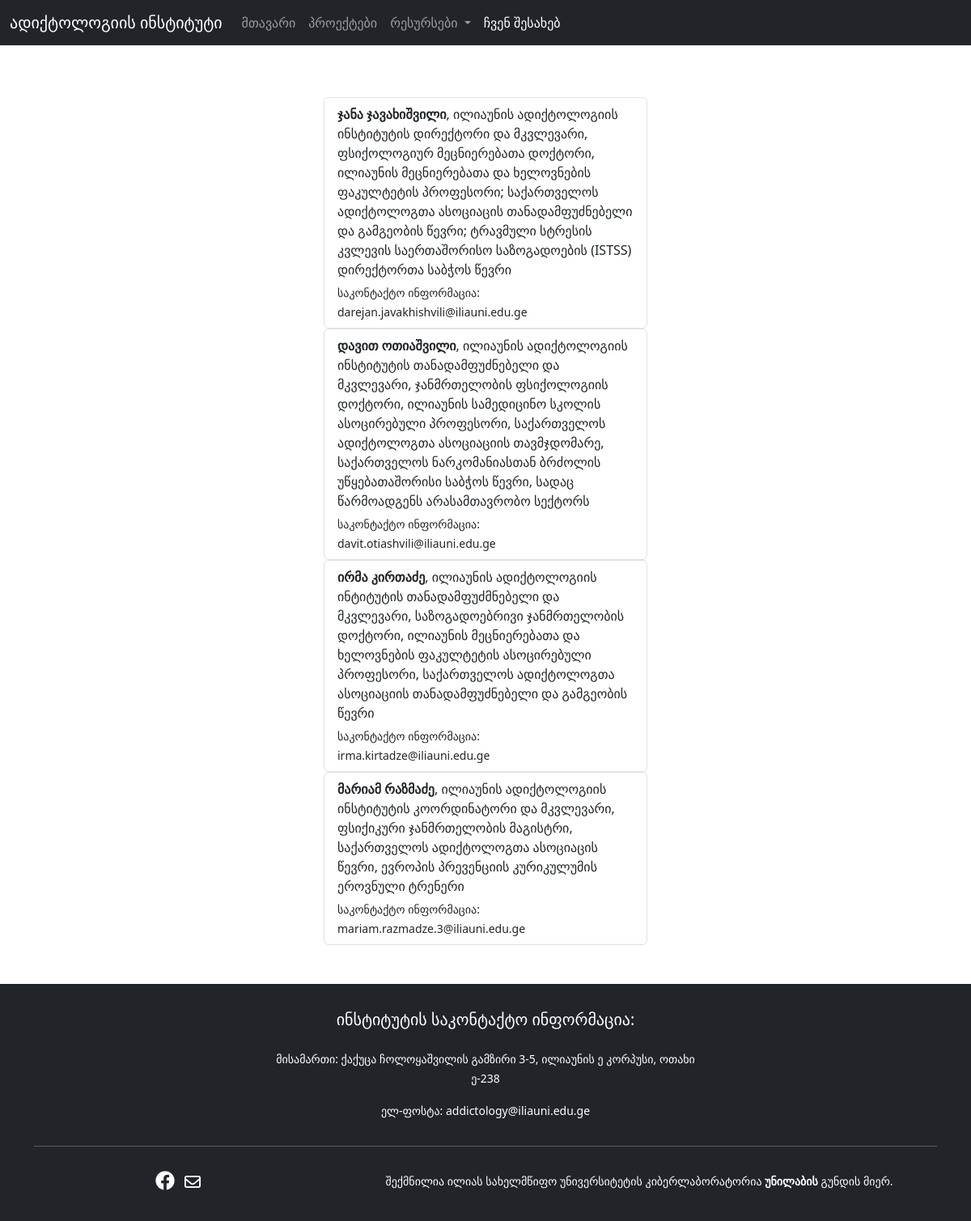
/about, run on the app's committed database.
### addiction/models/staff.py (models this page shows, shortened)
class Staff(BaseModel):
    __tablename__ = 'staff_members'
    id=db.Column(db.Integer, primary_key=True)
    name=db.Column(db.String)
    email=db.Column(db.String)
    position=db.Column(db.String)

### addiction/views/main/routes.py (the view)
@main_blueprint.route("/about")
def about():
    staff=Staff.query.all()
    return render_template("main/about.html", staff=staff, name_dict=name_dict)

### addiction/templates/main/about.html (shortened to what this page needs)
{%extends "layouts/base.html"%}
{%block content%}
<div class="d-flex justify-content-center mt-5 mb-5">
  <div class="col-md-5 col-lg-4 mt-3">
    {%for member in staff%}
<div class="list-group">
  <a href="#" class="list-group-item list-group-item-action" aria-current="true">
    <p class="mb-1"><strong>{{member.name}}</strong>,  {{member.position}}</p>
    <small>საკონტაქტო ინფორმაცია: {{member.email}}  </small>
  </a>
</div>
{%endfor%}
</div>
</div>
{%endblock%}

### data on the page
Staff: name "ჯანა ჯავახიშვილი", position "ილიაუნის ადიქტოლოგიის ინსტიტუტის დირექტორი და მკვლევარი, ფსიქოლოგიურ მეცნიერებათა დოქტორი, ილიაუნის მეცნიერებათა და ხელოვნების ფაკულტეტის პროფესორი; საქართველოს ადიქტოლოგთა ასოციაცის თანადამფუძნებელი და გამგეობის წევრი; ტრავმული სტრესის კვლევის საერთაშორისო საზოგადოების (ISTSS) დირექტორთა საბჭოს წევრი", email "darejan.javakhishvili@iliauni.edu.ge"
Staff: name "დავით ოთიაშვილი", position "ილიაუნის ადიქტოლოგიის ინსტიტუტის თანადამფუძნებელი და მკვლევარი, ჯანმრთელობის ფსიქოლოგიის დოქტორი, ილიაუნის სამედიცინო სკოლის ასოცირებული პროფესორი, საქართველოს ადიქტოლოგთა ასოციაციის თავმჯდომარე, საქართველოს ნარკომანიასთან ბრძოლის უწყებათაშორისი საბჭოს წევრი, სადაც წარმოადგენს არასამთავრობო სექტორს", email "davit.otiashvili@iliauni.edu.ge"
Staff: name "ირმა კირთაძე", position "ილიაუნის ადიქტოლოგიის ინტიტუტის თანადამფუძმნებელი და მკვლევარი, საზოგადოებრივი ჯანმრთელობის დოქტორი, ილიაუნის მეცნიერებათა და ხელოვნების ფაკულტეტის ასოცირებული პროფესორი, საქართველოს ადიქტოლოგთა ასოციაციის თანადამფუძნებელი და გამგეობის წევრი", email "irma.kirtadze@iliauni.edu.ge"
Staff: name "მარიამ რაზმაძე", position "ილიაუნის ადიქტოლოგიის ინსტიტუტის კოორდინატორი და მკვლევარი, ფსიქიკური ჯანმრთელობის მაგისტრი, საქართველოს ადიქტოლოგთა ასოციაცის წევრი, ევროპის პრევენციის კურიკულუმის ეროვნული ტრენერი", email "mariam.razmadze.3@iliauni.edu.ge"
